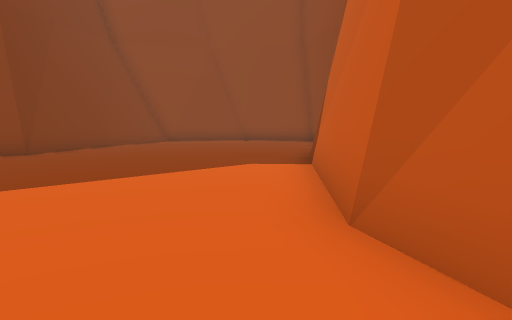
View 1 (above)

15 first-person views from a walk through a 3-D level made in the Unity game engine. The camera is 1.5 m above the floor, tilts 6° down and sees 75° across. The floor is counted in squares, 2 m on a side. Each view is taken from the middle of a square. On the plan, view 1 faces up. The plan holds only what a view shows up to about 11 squares ahead; the rest is blank. The place goes on beyond the plan. The player character is not drawn.

View 2
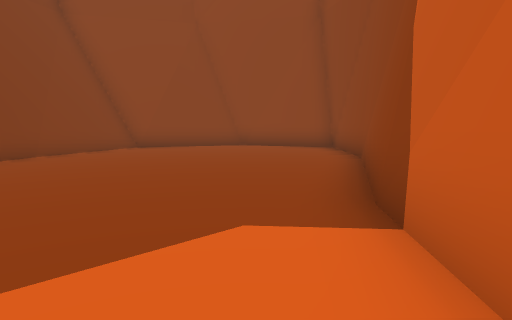

View 3
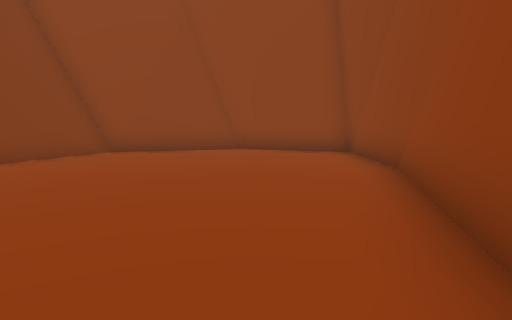

View 4
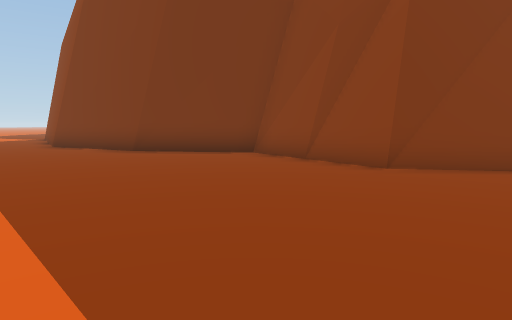

View 5
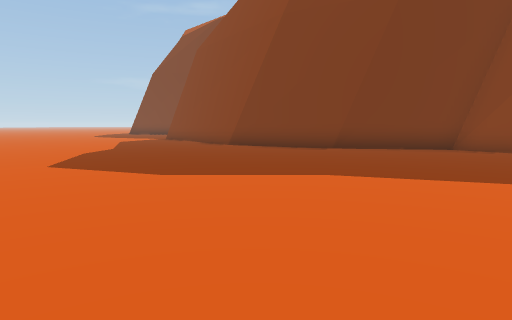

View 6
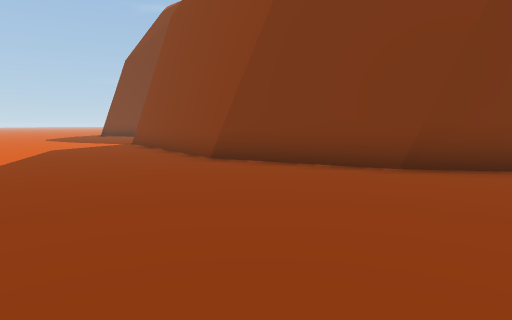

View 7
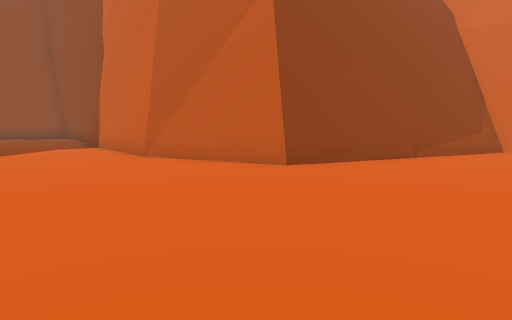

View 8
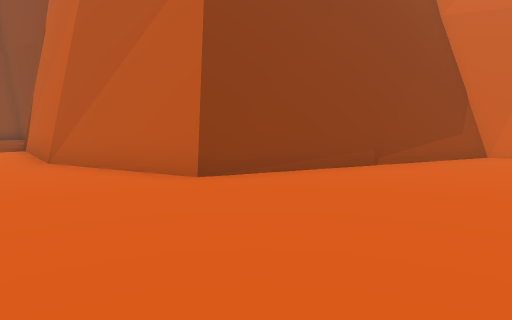

View 9
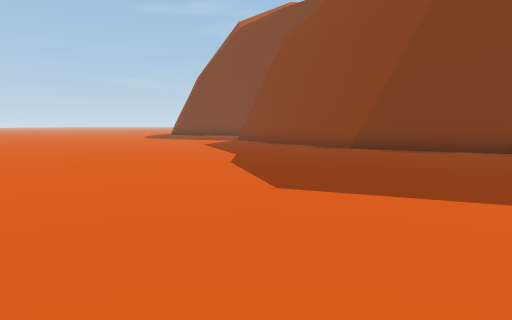

View 10
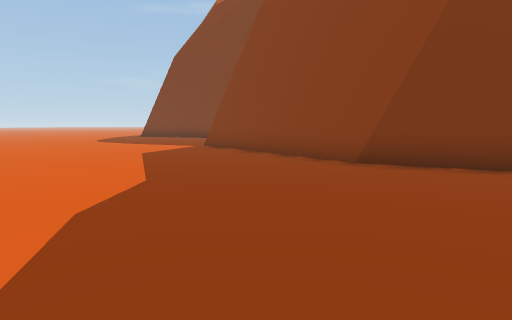

View 11
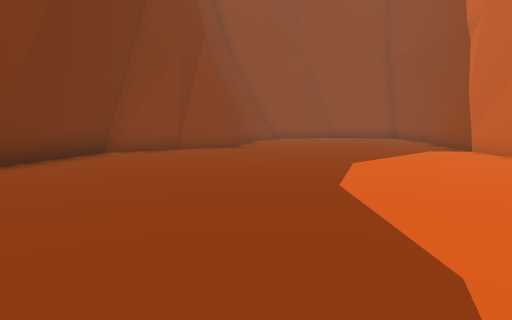

View 12
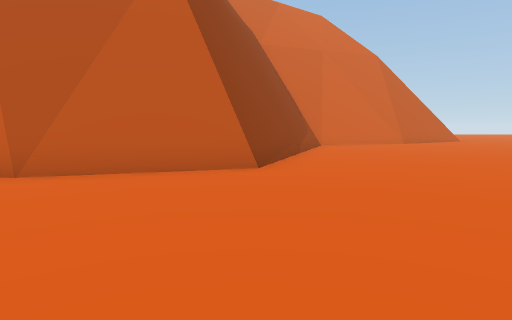

View 13
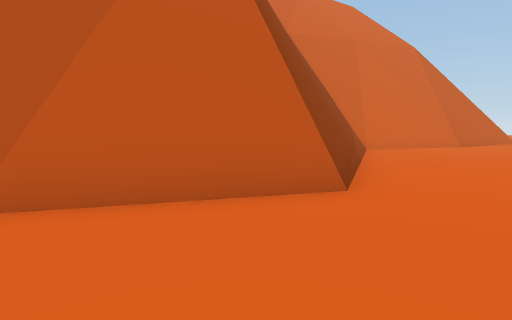

View 14
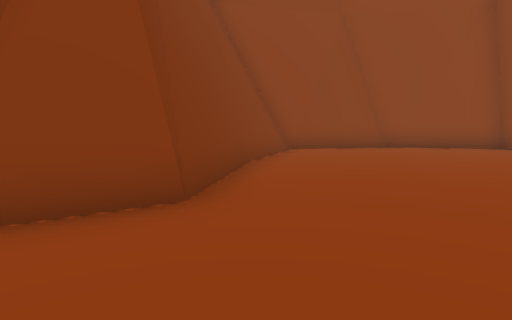

View 15
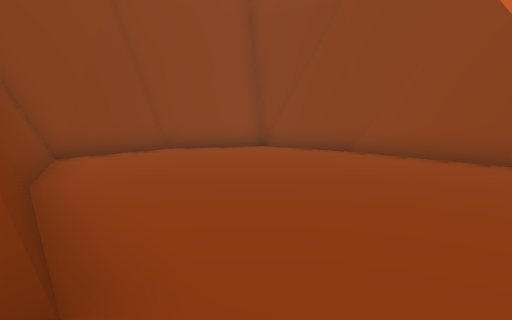

### Floor plan
Points are (right, up) in squares from view 1. A wall is a line through its corners. A room is listed if a view was taken in it or the views show most of it. See-through windows are left out.
Room 1 (views 1, 2, 3, 4, 5, 6, 7, 8, 9, 10, 11, 12, 13, 14, 15)
walls: (0.8, 2.5) (1.1, 6.6); (1.2, 2) (0.9, 2.8); (1.4, 1.5) (1.1, 2.3); (-6.9, 7.4) (-7.1, 7); (1.3, 7.3) (2.4, 11.5); (1.9, -0.9) (0.9, 2.5); (-9.4, 2.8) (-11.4, -0.8) (-15.5, -3.6); (2.1, -1) (1.4, 1.2); (-8.5, 6.5) (-9, 6) (-9.6, 2.5); (-5.9, 9) (-5.8, 8.3) (-9, 6.1); (2.9, -1) (2, -0.8); (-5.3, 11.5) (-5.9, 8.2); (-5.4, 11.9) (-5.9, 8.8); (2.4, 11) (2.5, 11.9); (5.4, -1.9) (2.5, -0.8); (2.5, 11.6) (2.7, 15.2); (5.8, -2.2) (5, -1.9); (6.3, -2) (5.3, -1.8); (2.7, 14.7) (2.5, 15.2) (-0.6, 16.4); (8.8, -3.6) (8.6, -3.1) (5.6, -2); (0.1, 16.2) (-0.7, 16.4) (-4.2, 15.2) (-5.2, 12.4); (9, -3.6) (8.7, -2.9); (9.1, -4.7) (8.7, -3.5)
low walls: (2.4, -1) (2.1, -1); (3.9, -1.5) (2.1, -0.9); (6, -2.5) (2, -1.1); (-4.5, 13.9) (-4.9, 12.4); (8.2, -3.3) (7.5, -3.1); (8.9, -5.5) (8.5, -4.1); (9.1, -5.5) (8.4, -3.2) (4.4, -1.7)
ways out: opening at (-1, 16)

Where each view was taken, in squares from view 1:
view 1: 0 up, 0 right, facing up
view 2: 4 up, 0 right, facing up
view 3: 6 up, 0 right, facing up
view 4: 6 up, 0 right, facing left
view 5: 0 up, 1 right, facing left
view 6: 0 up, 4 left, facing left
view 7: 5 down, 3 left, facing up-right
view 8: 5 down, 1 left, facing up-right
view 9: 4 down, 1 left, facing left
view 10: 3 down, 5 left, facing left
view 11: 3 down, 5 left, facing up
view 12: 1 down, 4 left, facing right
view 13: 0 up, 2 left, facing right
view 14: 5 up, 5 left, facing up
view 15: 7 up, 6 left, facing up-right
